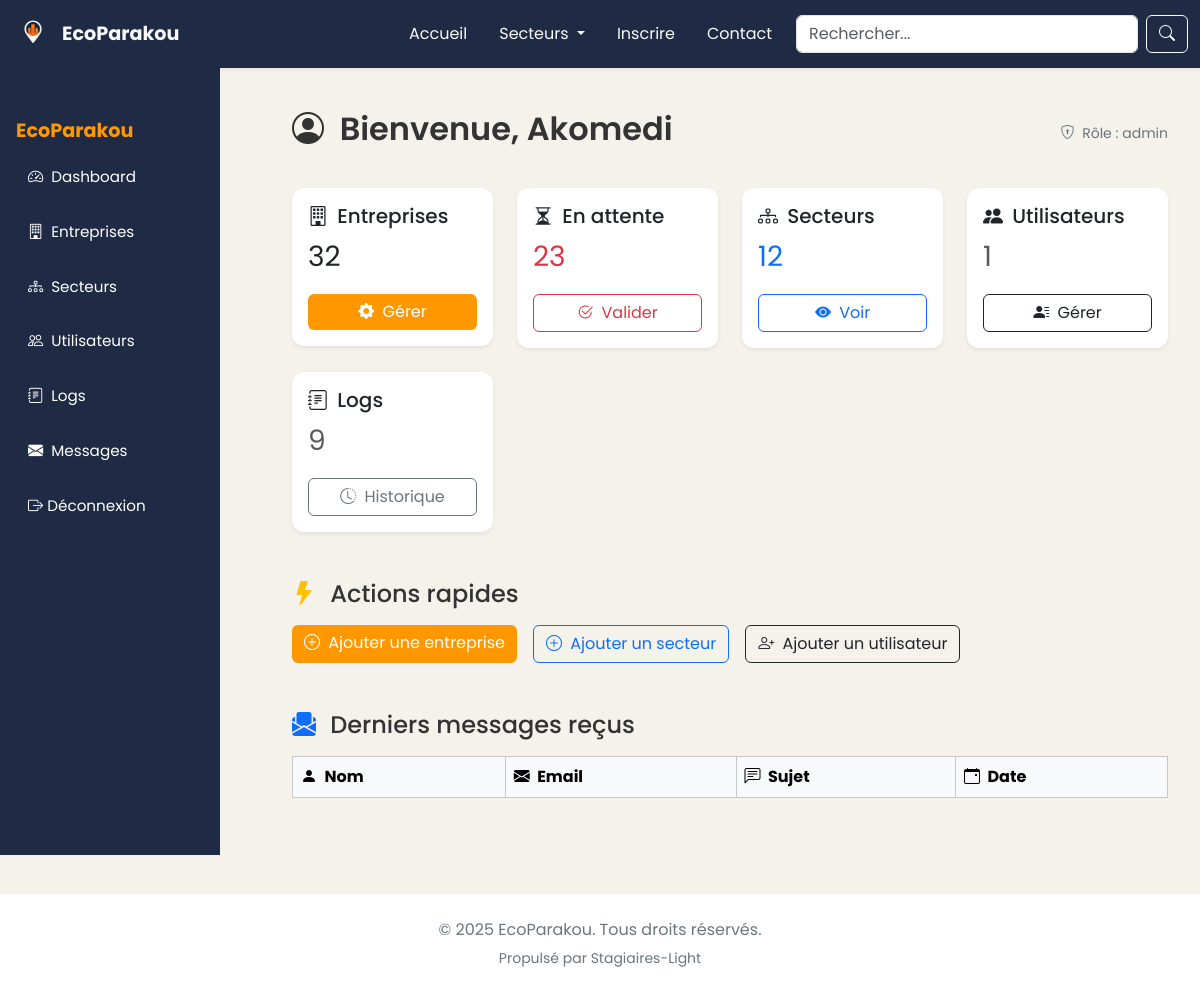
Before: /admin/dashboard.php (signed in) with the older database file.
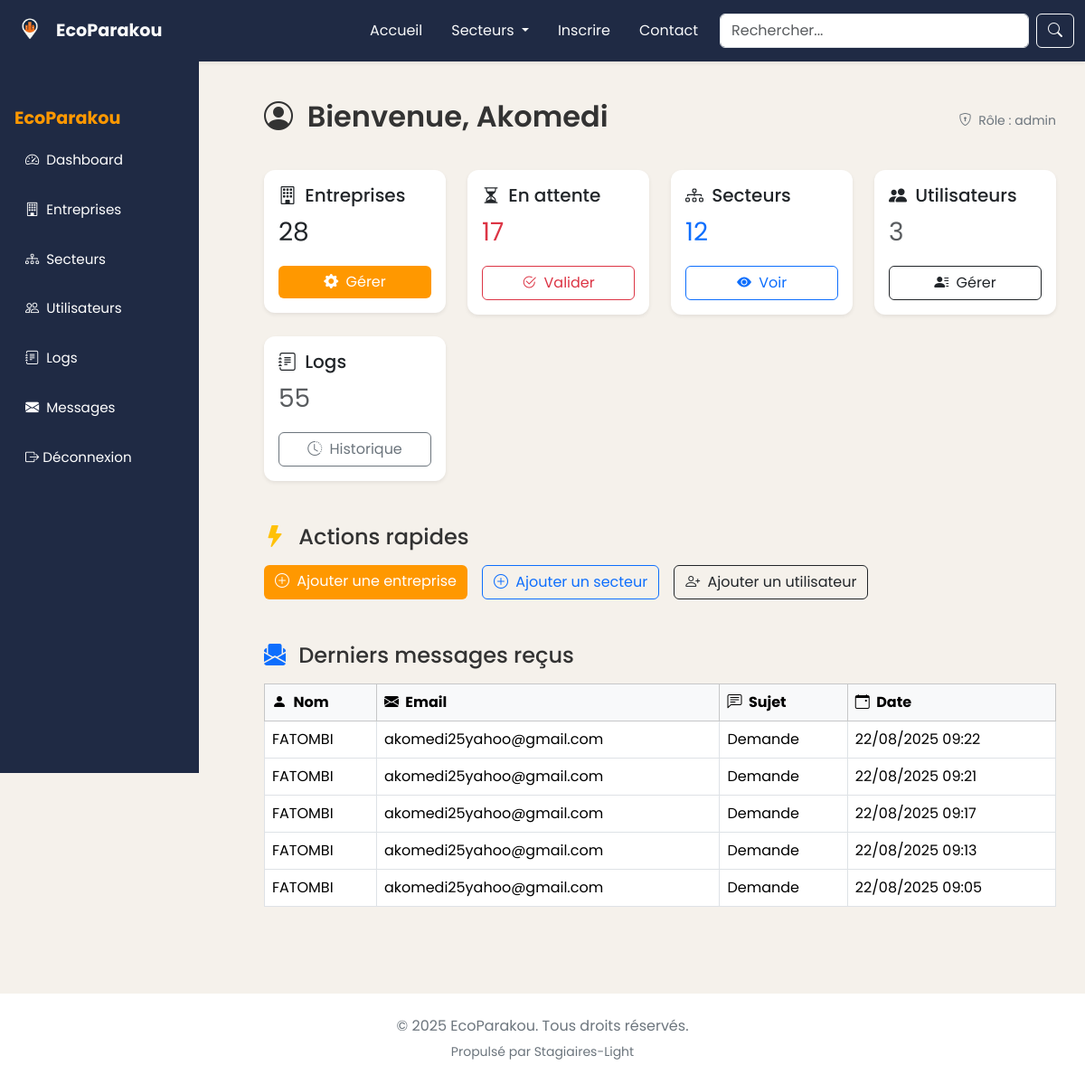
After: the same page with the newer database file.
### tables this page shows
CREATE TABLE `messages_contact` (
  `id` int NOT NULL,
  `nom` varchar(100) DEFAULT NULL,
  `email` varchar(100) DEFAULT NULL,
  `sujet` varchar(150) DEFAULT NULL,
  `message` text,
  `date_envoi` datetime DEFAULT CURRENT_TIMESTAMP,
  `traite` tinyint(1) NOT NULL DEFAULT '0'
);

### admin/dashboard.php (the view, shortened to what the changed rows need)
<?php
  include_once '../includes/db.php';
  $admin_id = $_SESSION['admin_id'];
  $stmt = $mysqli->prepare("SELECT nom, role FROM utilisateurs WHERE id = ?");
  $stmt->bind_param("i", $admin_id);
  $stmt->execute();
  $stmt->bind_result($nom_admin, $role);
  $nb_entreprises = $mysqli->query("SELECT COUNT(*) FROM entreprises")->fetch_row()[0];
  $nb_en_attente = $mysqli->query("SELECT COUNT(*) FROM entreprises WHERE statut = 'en_attente'")->fetch_row()[0];
  $nb_utilisateurs = $mysqli->query("SELECT COUNT(*) FROM utilisateurs")->fetch_row()[0];
  $nb_logs = $mysqli->query("SELECT COUNT(*) FROM logs_actions")->fetch_row()[0];
  $messages = $mysqli->query("SELECT id, nom, email, sujet, date_envoi
    FROM messages_contact
    ORDER BY date_envoi DESC
    LIMIT 5
  ");
?>
<!DOCTYPE html>
<html lang="fr">
  <head>
    <?php include_once '../includes/meta-head.php'; ?>
    <link rel="stylesheet" href="../public/assets/css/dashboard.css">
    <link rel="stylesheet" href="../public/assets/css/header.css">
  </head>
  <body>
    <main class="main-content">
      <div class="dashboard-header">
        <h2>
          <i class="bi bi-person-circle me-2"></i> Bienvenue, <?= htmlspecialchars($nom_admin) ?>
        </h2>
      </div>
      <div class="row g-4">
        <div class="col-md-3">
          <div class="card p-3 shadow-sm">
            <h5 class="card-title"><i class="bi bi-building me-1"></i> Entreprises</h5>
            <p class="fs-3 text-accent"><?= $nb_entreprises ?></p>
            <a href="entreprise/liste_entreprise.php" class="btn btn-accent w-100">
              <i class="bi bi-gear-fill me-1"></i> Gérer
            </a>
          </div>
        </div>
        <div class="col-md-3">
          <div class="card p-3 shadow-sm">
            <h5 class="card-title"><i class="bi bi-hourglass-split me-1"></i> En attente</h5>
            <p class="fs-3 text-danger"><?= $nb_en_attente ?></p>
            <a href="entreprise/entreprise_en_attente.php" class="btn btn-outline-danger w-100">
              <i class="bi bi-check2-circle me-1"></i> Valider
            </a>
          </div>
        </div>
        <?php if ($role === 'admin'): ?>
          <div class="col-md-3">
            <div class="card p-3 shadow-sm">
              <h5 class="card-title"><i class="bi bi-people-fill me-1"></i> Utilisateurs</h5>
              <p class="fs-3 text-muted"><?= $nb_utilisateurs ?></p>
              <a href="utilisateur/liste_utilisateur.php" class="btn btn-outline-dark w-100">
                <i class="bi bi-person-lines-fill me-1"></i> Gérer
              </a>
            </div>
          </div>
          <div class="col-md-3">
            <div class="card p-3 shadow-sm">
              <h5 class="card-title"><i class="bi bi-journal-text me-1"></i> Logs</h5>
              <p class="fs-3 text-muted"><?= $nb_logs ?></p>
              <a href="logs/liste_logs.php" class="btn btn-outline-secondary w-100">
                <i class="bi bi-clock-history me-1"></i> Historique
              </a>
            </div>
          </div>
        <?php endif; ?>
      </div>
      <div class="mt-5">
        <div class="table-responsive mt-3">
          <table class="table table-bordered table-hover bg-white">
            <thead class="table-light">
              <tr>
                <th><i class="bi bi-person-fill me-1"></i> Nom</th>
                <th><i class="bi bi-envelope-fill me-1"></i> Email</th>
                <th><i class="bi bi-chat-left-text me-1"></i> Sujet</th>
                <th><i class="bi bi-calendar-event me-1"></i> Date</th>
              </tr>
            </thead>
            <tbody>
              <?php while ($msg = $messages->fetch_assoc()): ?>
                <tr>
                  <td><?= htmlspecialchars($msg['nom']) ?></td>
                  <td><?= htmlspecialchars($msg['email']) ?></td>
                  <td><?= htmlspecialchars($msg['sujet']) ?></td>
                  <td><?= date('d/m/Y H:i', strtotime($msg['date_envoi'])) ?></td>
                </tr>
              <?php endwhile; ?>
            </tbody>
          </table>
        </div>
      </div>
    </main>
  </body>
</html>

Changed rows visible on the page:
added messages_contact: nom "FATOMBI", email "akomedi25yahoo@gmail.com", sujet "Demande", date_envoi "22/08/2025 09:22"
added messages_contact: nom "FATOMBI", email "akomedi25yahoo@gmail.com", sujet "Demande", date_envoi "22/08/2025 09:21"
added messages_contact: nom "FATOMBI", email "akomedi25yahoo@gmail.com", sujet "Demande", date_envoi "22/08/2025 09:17"
added messages_contact: nom "FATOMBI", email "akomedi25yahoo@gmail.com", sujet "Demande", date_envoi "22/08/2025 09:13"
added messages_contact: nom "FATOMBI", email "akomedi25yahoo@gmail.com", sujet "Demande", date_envoi "22/08/2025 09:05"
Other visible differences:
$nb_entreprises: "32" → "28"
$nb_en_attente: "23" → "17"
$nb_utilisateurs: "1" → "3"
$nb_logs: "9" → "55"
